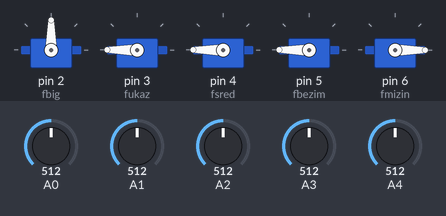
This sketch was run on a simulated Arduino Uno, built with avr-gcc and run on an emulated ATmega328P. On the bench: 5 × servo. The inputs (shaded band) are chosen by the test bench; at power-on: A1 = 512, A3 = 512, A2 = 512, A4 = 512, A0 = 512.

Above: at 4.2 s.
4.3 s: A1 set to 615
5.8 s: A1 set to 637
At 7.7 s:
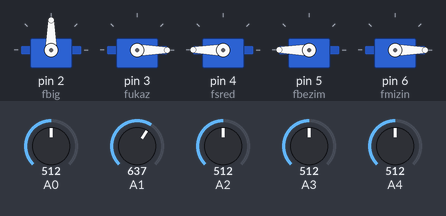
8.5 s: A3 set to 306
At 9.8 s:
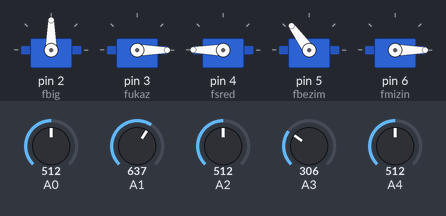
10.3 s: A2 set to 621
11.8 s: A2 set to 647
At 14.0 s:
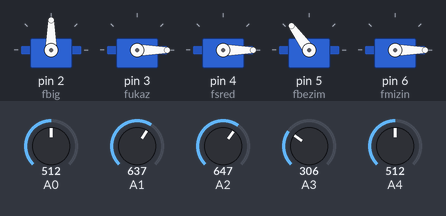
14.5 s: A4 set to 30
At 16.4 s:
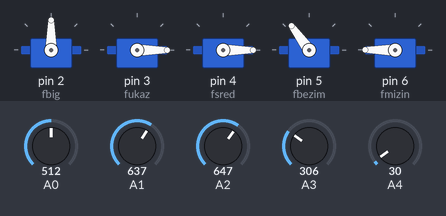
Timing chart, 0 to 17.9 s (numbered marks = the images above; inputs shaded):
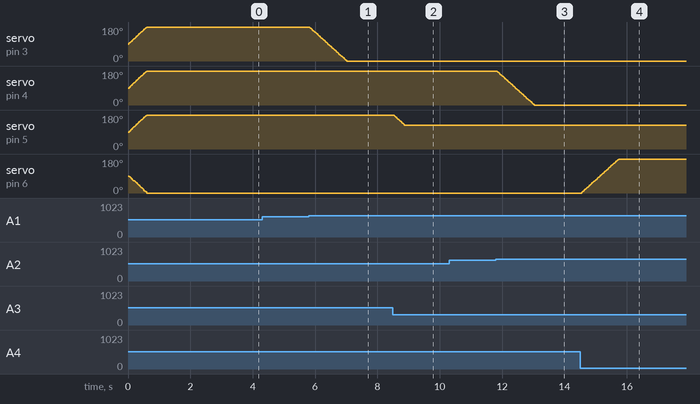

Measured:
- the behaviour switches between 629 and 630 on A1 (found by bisection; images 0 and 1)
- the behaviour switches between 639 and 640 on A2 (found by bisection; images 2 and 3)
- after the input at 4.3 s, every drawn part: stays the same
- after the input at 5.8 s, servo on pin 3 (fukaz): moves from 180° to 0° over 1.2 s, starting at once
- after the input at 8.5 s, servo on pin 5 (fbezim): moves from 180° to 126° over 0.35 s, starting at once
- after the input at 10.3 s, every drawn part: stays the same
- after the input at 11.8 s, servo on pin 4 (fsred): moves from 180° to 0° over 1.2 s, starting at once
- after the input at 14.5 s, servo on pin 6 (fmizin): moves from 0° to 180° over 1.2 s, starting after 0.05 s

The sketch:

Palm.ino
```cpp
#include <VarSpeedServo.h>
VarSpeedServo fbig;
VarSpeedServo fukaz;
VarSpeedServo fsred;
VarSpeedServo fbezim;
VarSpeedServo fmizin;

int start_value[5]={400,310,320,360,300};

void setup()
{
  fbig.attach(2);
  fukaz.attach(3);
  fsred.attach(4);
  fbezim.attach(5);
  fmizin.attach(6);
  //fbig.write();;
  fukaz.write(180,100);delay(5);
  fsred.write(180,100);delay(5);
  fbezim.write(180,100);delay(5);
  fmizin.write(0,100);delay(5);
  delay(3000);
}

void loop()
{
  int servo_angle[5];
 for(int i=0;i<4;i++)
 {
  servo_angle[i]=180-(start_value[i]-analogRead(i));
 }
 servo_angle[4]=(start_value[4]-analogRead(4));
  //fbig.write(servo_angle[0],100);delay(5);
  fukaz.write(servo_angle[1],100);delay(5);
  fsred.write(servo_angle[2],100);delay(5);
  fbezim.write(servo_angle[3],100);delay(5);
  fmizin.write(servo_angle[4],100);delay(5);
}
```
